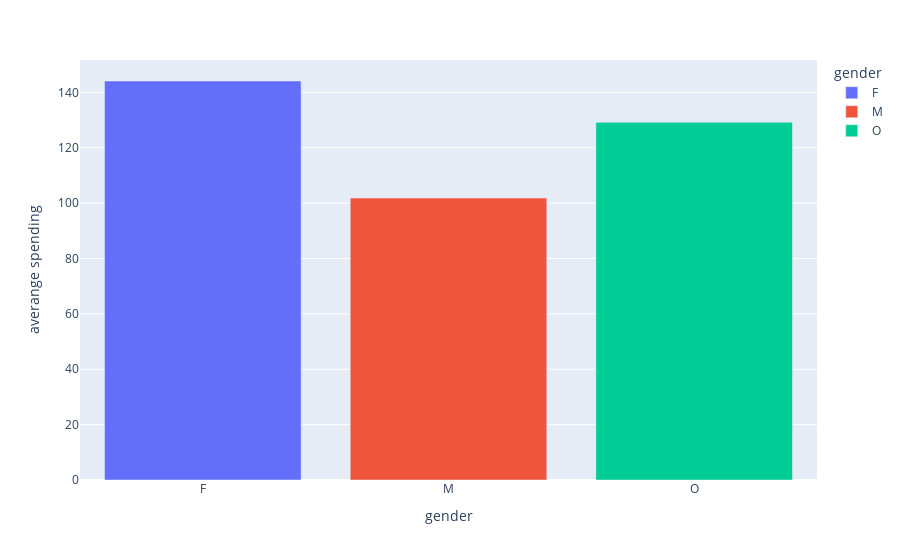

The cell this chart's notebook holds for it:
### Markdown cell above
## 2.2 - Averange spending per gender

### Code cell
df_c = copy.deepcopy(df_transactions)
df_c = df_c.groupby(['gender'], as_index = False).agg({'amount' : 'mean'})
df_c = df_c.rename(columns = {'amount' : 'averange spending'})

fig = px.bar(df_c, x="gender",y = 'averange spending', color = 'gender')
fig.show()

### Figure 1 — Plotly figure (JSON) as saved in the notebook; plotly's stock layout.template omitted (floating-point values rounded to 4 significant figures)
{"data": [{"alignmentgroup": "True", "hovertemplate": "gender=%{x}<br>averange spending=%{y}<extra></extra>", "legendgroup": "F", "marker": {"color": "#636efa", "pattern": {"shape": ""}}, "name": "F", "offsetgroup": "F", "orientation": "v", "showlegend": true, "textposition": "auto", "type": "bar", "x": ["F"], "xaxis": "x", "y": [144.1], "yaxis": "y"}, {"alignmentgroup": "True", "hovertemplate": "gender=%{x}<br>averange spending=%{y}<extra></extra>", "legendgroup": "M", "marker": {"color": "#EF553B", "pattern": {"shape": ""}}, "name": "M", "offsetgroup": "M", "orientation": "v", "showlegend": true, "textposition": "auto", "type": "bar", "x": ["M"], "xaxis": "x", "y": [101.9], "yaxis": "y"}, {"alignmentgroup": "True", "hovertemplate": "gender=%{x}<br>averange spending=%{y}<extra></extra>", "legendgroup": "O", "marker": {"color": "#00cc96", "pattern": {"shape": ""}}, "name": "O", "offsetgroup": "O", "orientation": "v", "showlegend": true, "textposition": "auto", "type": "bar", "x": ["O"], "xaxis": "x", "y": [129.2], "yaxis": "y"}], "layout": {"barmode": "relative", "legend": {"title": {"text": "gender"}, "tracegroupgap": 0}, "margin": {"t": 60}, "xaxis": {"anchor": "y", "categoryarray": ["F", "M", "O"], "categoryorder": "array", "domain": [0, 1], "title": {"text": "gender"}}, "yaxis": {"anchor": "x", "domain": [0, 1], "title": {"text": "averange spending"}}}}
